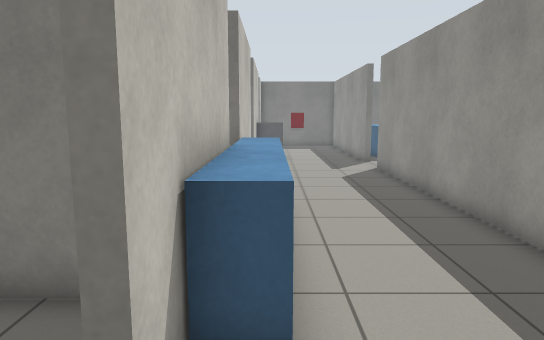
view 1 (above)

24 first-person views from a walk through a Gazebo world. The camera is 1.2 m above the floor, tilts 8° down and sees 70° across. The floor is counted in squares, 0.5 m on a side. Each view is taken from the middle of a square. On the plan, view 1 faces up. The plan holds only what a view shows up to about 20 squares ahead; the rest is blank.

view 2
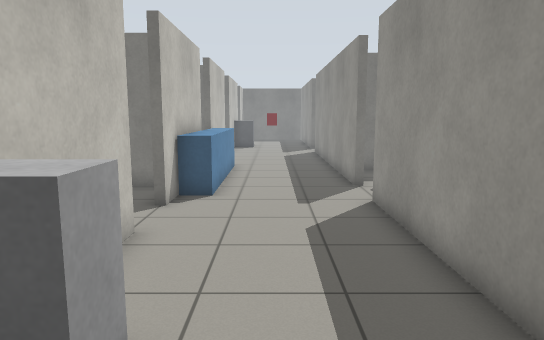

view 3
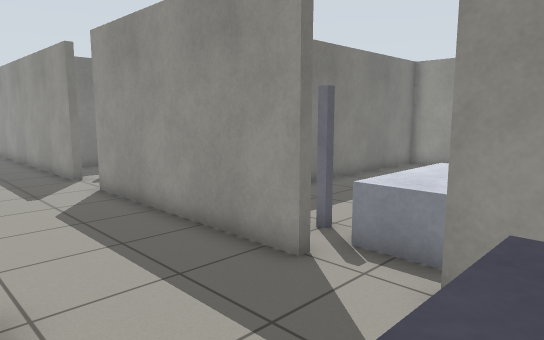

view 4
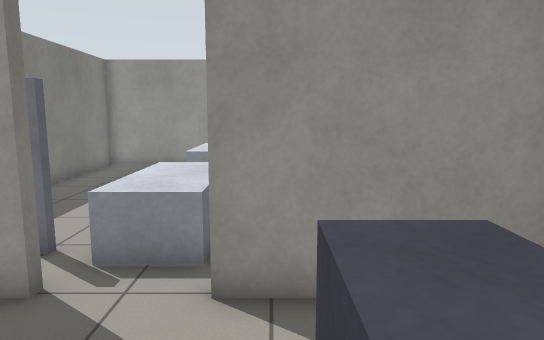

view 5
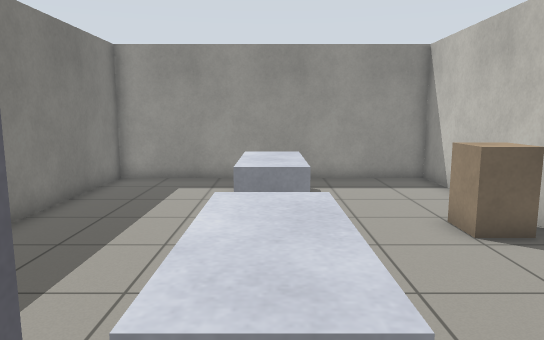

view 6
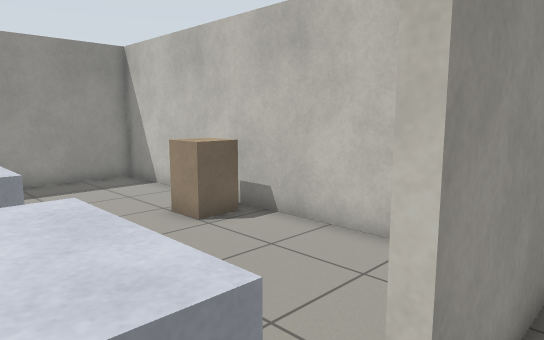

view 7
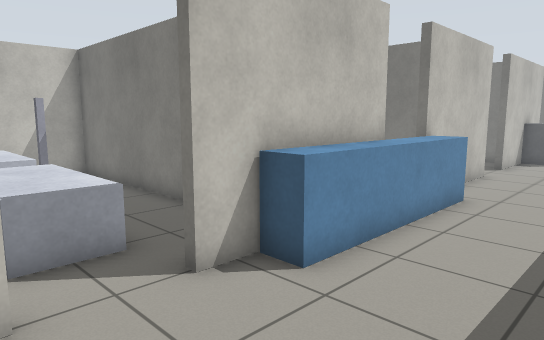

view 8
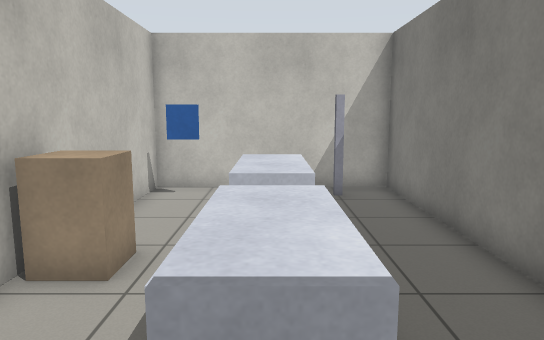

view 9
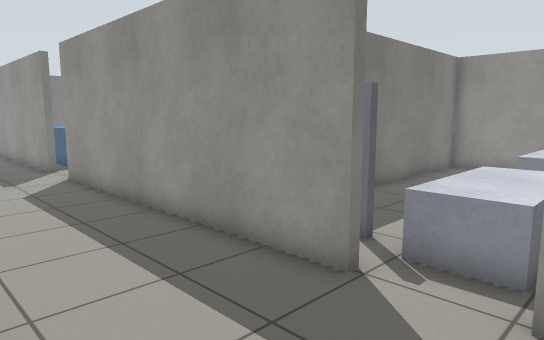

view 10
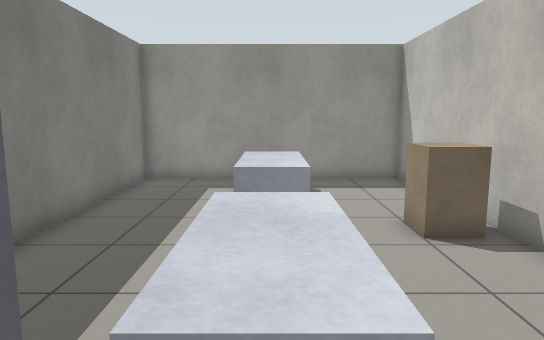

view 11
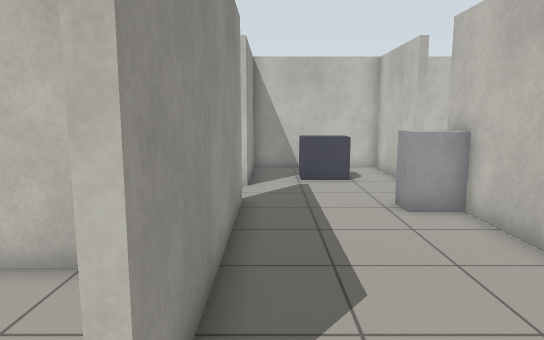

view 12
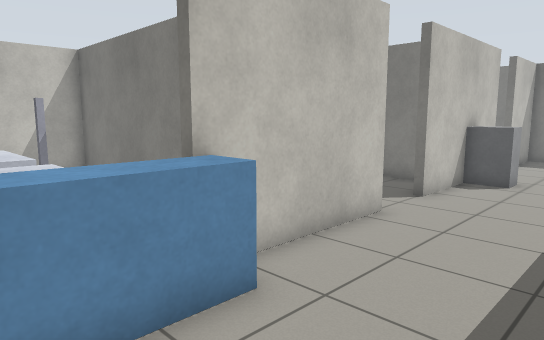

view 13
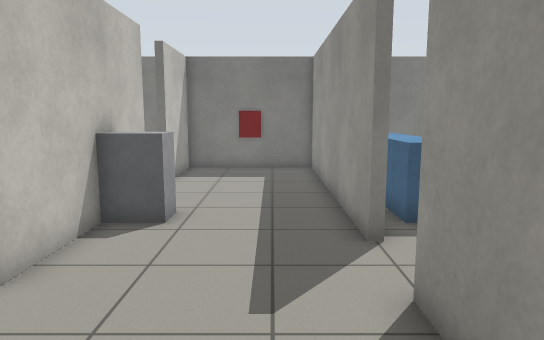

view 14
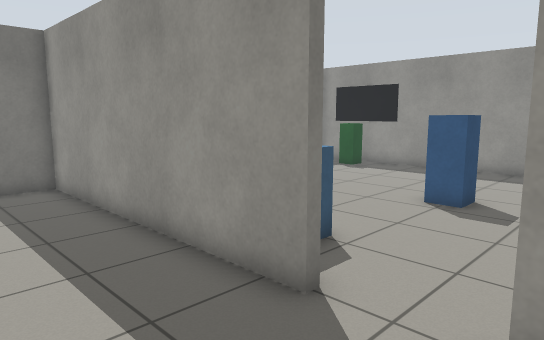

view 15
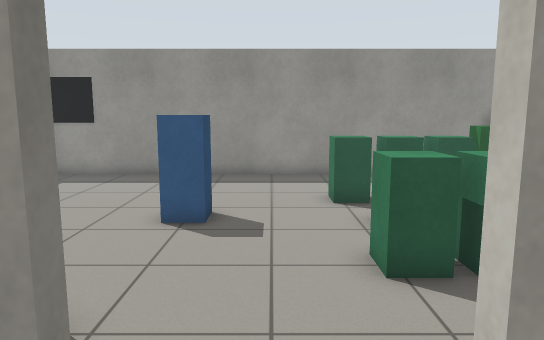

view 16
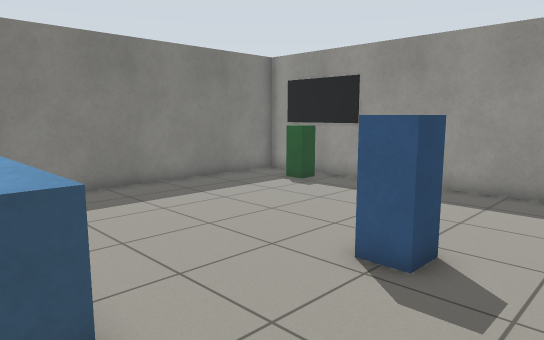

view 17
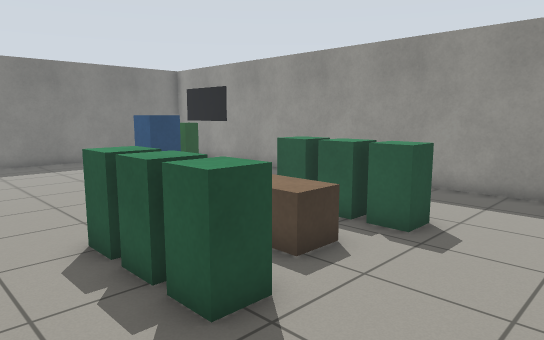

view 18
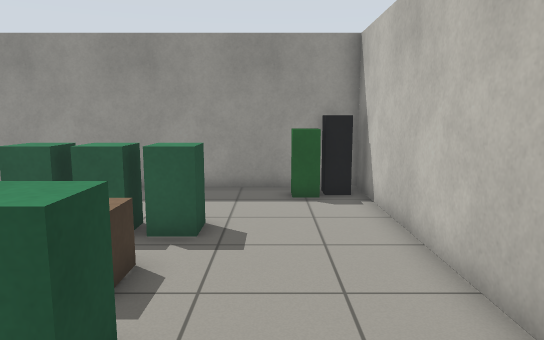

view 19
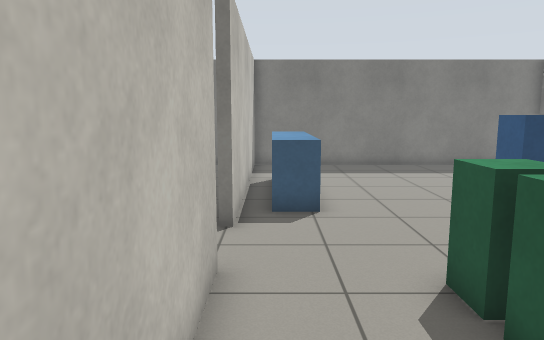

view 20
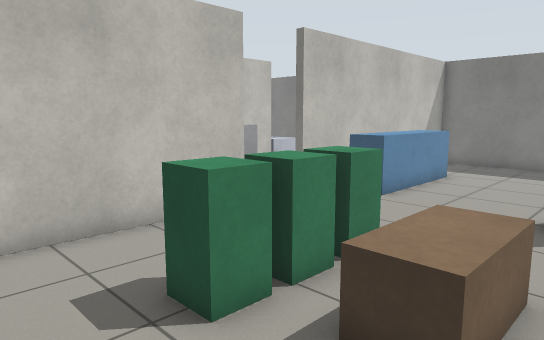

view 21
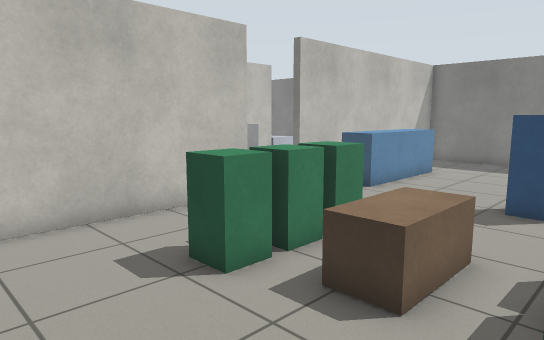

view 22
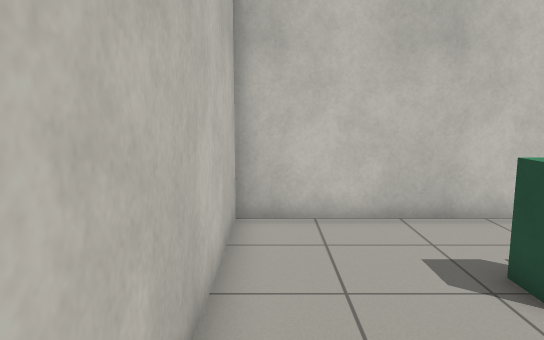

view 23
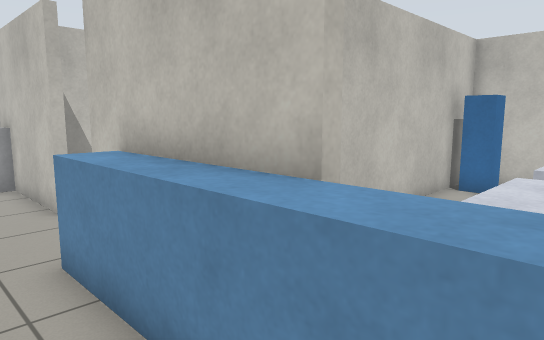

view 24
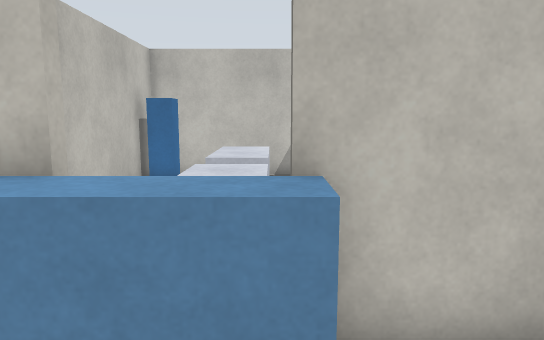

### Floor plan
Ten units are one square. View 1 is at (0, 0); x grows to the right and y downward. Boxes are objects, and circles mark ways between rooms. Rooms are numbered by the first view taken in them; rooms with no view inside come last. Other rooms are left out.
<svg viewBox="-133 -313 327 447">
<path fill="none" stroke="#000" d="M52 58 49 58 49 -28M-8 82 -8 129 49 129 49 82 52 82M-8 2 -8 59M-8 -34 -8 -22M2 -35 -9 -35M-8 -159 -8 -102M52 -202 49 -202 49 -308 -8 -308 -8 -272M-8 -249 -8 -182M-8 -78 -8 -34M52 -52 49 -52 49 -178 52 -178M49 -28 52 -28M2 -106 2 -35M52 -178 52 -91 189 -91 189 -265M189 -294 189 -308 52 -308 52 -202M72 -266 72 -215 60 -215M75 129 189 129 189 12 108 12M106 9 189 9 189 -88 110 -88M72 -88 60 -88M70 9 84 9M-52 -49 -128 -49 -128 28 -51 28M-28 28 -19 28M-12 2 -8 2M-8 -22 -12 -22M-19 -49 -36 -49"/>
<rect x="-5" y="45" width="20" height="20" fill="#bbb"><title>grey box</title></rect>
<rect x="5" y="85" width="30" height="30" fill="#bbb"><title>grey box</title></rect>
<rect x="-5" y="-225" width="20" height="20" fill="#bbb"><title>grey box</title></rect>
<rect x="85" y="-145" width="20" height="20" fill="#bbb"><title>green box</title></rect>
<rect x="85" y="-155" width="20" height="10" fill="#bbb"><title>green box</title></rect>
<rect x="85" y="-175" width="20" height="20" fill="#bbb"><title>green box</title></rect>
<rect x="105" y="-175" width="20" height="40" fill="#bbb"><title>brown box</title></rect>
<rect x="115" y="-215" width="20" height="20" fill="#bbb"><title>blue box</title></rect>
<rect x="135" y="-145" width="20" height="20" fill="#bbb"><title>green box</title></rect>
<rect x="135" y="-155" width="20" height="10" fill="#bbb"><title>green box</title></rect>
<rect x="135" y="-175" width="20" height="20" fill="#bbb"><title>green box</title></rect>
<rect x="165" y="-115" width="20" height="10" fill="#bbb"><title>green box</title></rect>
<rect x="165" y="-285" width="20" height="10" fill="#bbb"><title>green box</title></rect>
<rect x="175" y="-105" width="10" height="10" fill="#bbb"><title>black box</title></rect>
<rect x="55" y="55" width="50" height="30" fill="#bbb"><title>white box</title></rect>
<rect x="65" y="45" width="10" height="10" fill="#bbb"><title>grey post</title></rect>
<rect x="105" y="105" width="30" height="20" fill="#bbb"><title>cabinet</title></rect>
<rect x="125" y="55" width="50" height="30" fill="#bbb"><title>white box</title></rect>
<rect x="55" y="-55" width="50" height="30" fill="#bbb"><title>white box</title></rect>
<rect x="65" y="-65" width="10" height="10" fill="#bbb"><title>grey post</title></rect>
<rect x="105" y="-15" width="30" height="20" fill="#bbb"><title>cabinet</title></rect>
<rect x="125" y="-55" width="50" height="30" fill="#bbb"><title>white box</title></rect>
<rect x="-125" y="-25" width="50" height="30" fill="#bbb"><title>white box</title></rect>
<rect x="-125" y="-35" width="10" height="10" fill="#bbb"><title>grey post</title></rect>
<rect x="-115" y="5" width="10" height="20" fill="#bbb"><title>blue box</title></rect>
<rect x="-75" y="5" width="30" height="20" fill="#bbb"><title>cabinet</title></rect>
<rect x="-75" y="-25" width="50" height="30" fill="#bbb"><title>white box</title></rect>
<circle cx="25" cy="-30" r="3" fill="#2a7"/>
<circle cx="50" cy="70" r="3" fill="#2a7"/>
<circle cx="-10" cy="-10" r="3" fill="#2a7"/>
<circle cx="50" cy="-190" r="3" fill="#2a7"/>
<circle cx="50" cy="-40" r="3" fill="#2a7"/>
<text x="20" y="50">1</text>
<text x="20" y="-180">2</text>
<text x="120" y="-200">3</text>
<text x="120" y="70">4</text>
<text x="120" y="-40">5</text>
<text x="-70" y="-10">6</text>
</svg>
Room 1 opens to room 2. Room 1 opens to room 4. Room 1 opens to room 6. Room 2 opens to room 3. Room 2 opens to room 5.

Where each view was taken, in squares from view 1:
view 1: 0 up, 0 right, facing up
view 2: 8 down, 2 right, facing up
view 3: 10 down, 0 right, facing up-right
view 4: 9 down, 0 right, facing right
view 5: 7 down, 4 right, facing right
view 6: 6 down, 4 right, facing down-right
view 7: 1 down, 4 right, facing up-left
view 8: 1 up, 0 right, facing left
view 9: 2 up, 0 right, facing up-right
view 10: 4 up, 4 right, facing right
view 11: 5 up, 4 right, facing down
view 12: 7 up, 4 right, facing up-left
view 13: 13 up, 3 right, facing up
view 14: 17 up, 1 right, facing up-right
view 15: 19 up, 3 right, facing right
view 16: 18 up, 6 right, facing up-right
view 17: 10 up, 6 right, facing up-right
view 18: 12 up, 6 right, facing right
view 19: 12 up, 6 right, facing up
view 20: 11 up, 13 right, facing up-left
view 21: 10 up, 14 right, facing up-left
view 22: 10 up, 14 right, facing left
view 23: 10 up, 2 right, facing down-left
view 24: 10 up, 3 right, facing left
